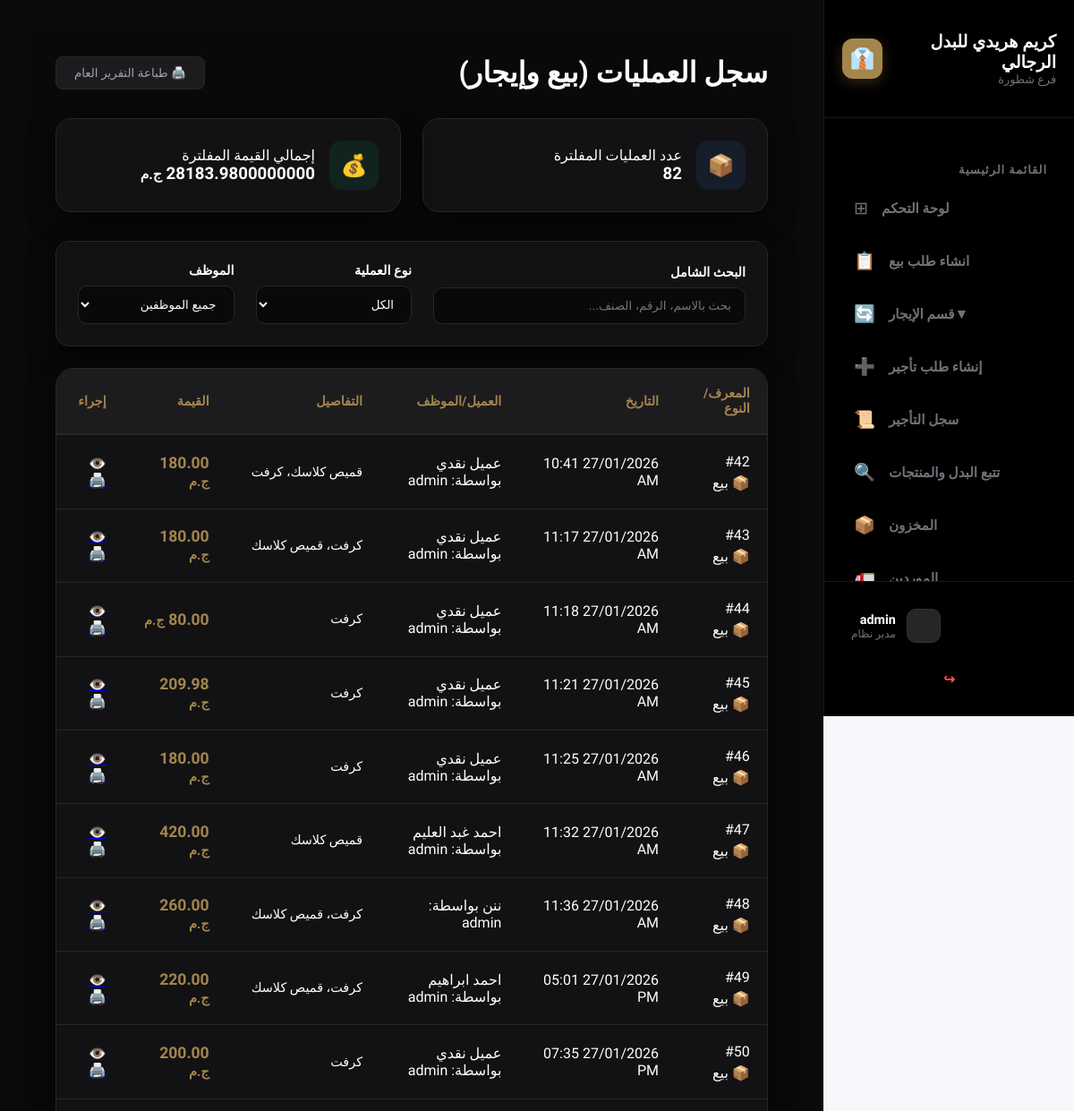
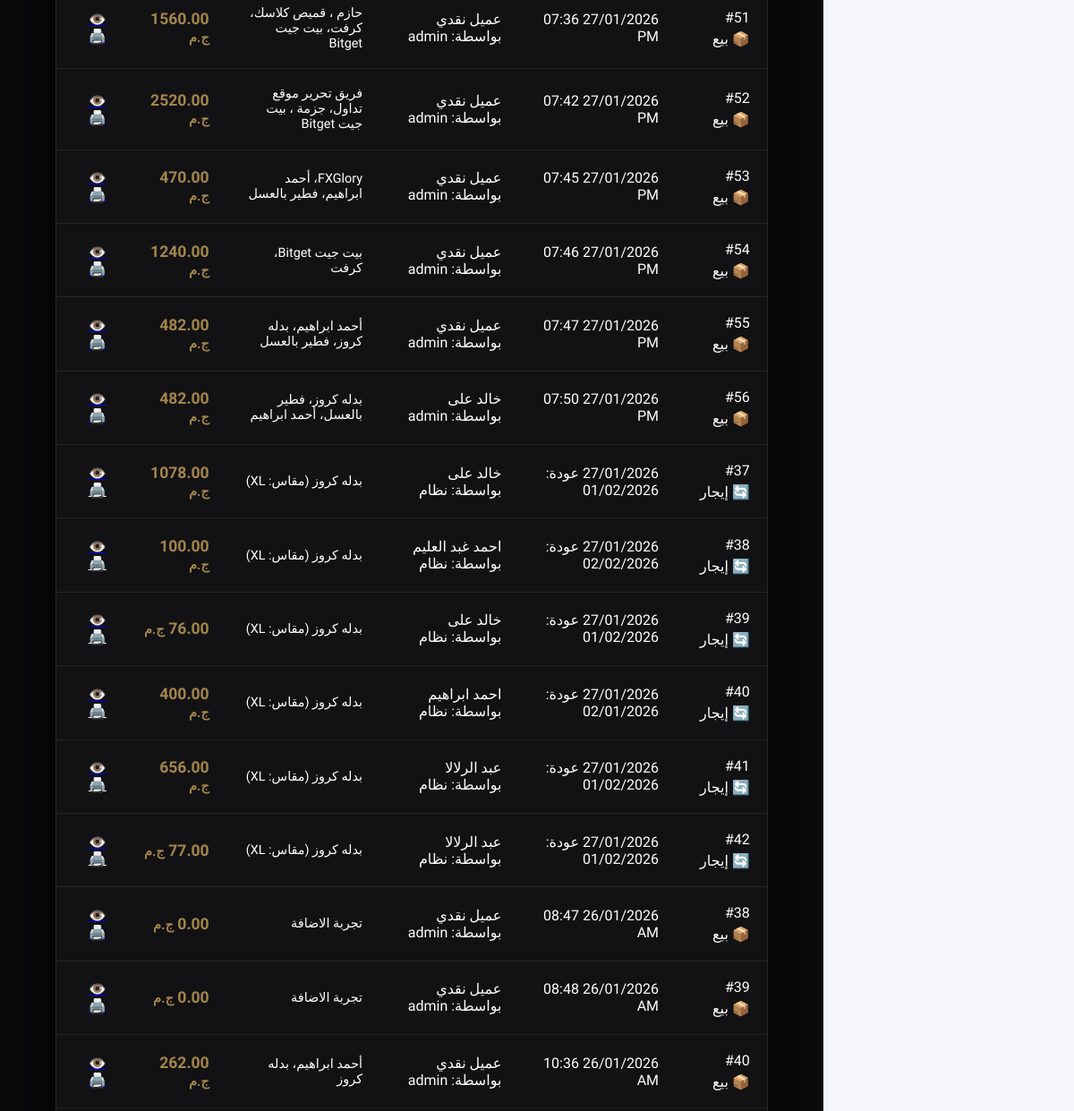
The page /pos/orders/ (signed in, upper part) on the database as committed earlier (2 pictures, top to bottom).
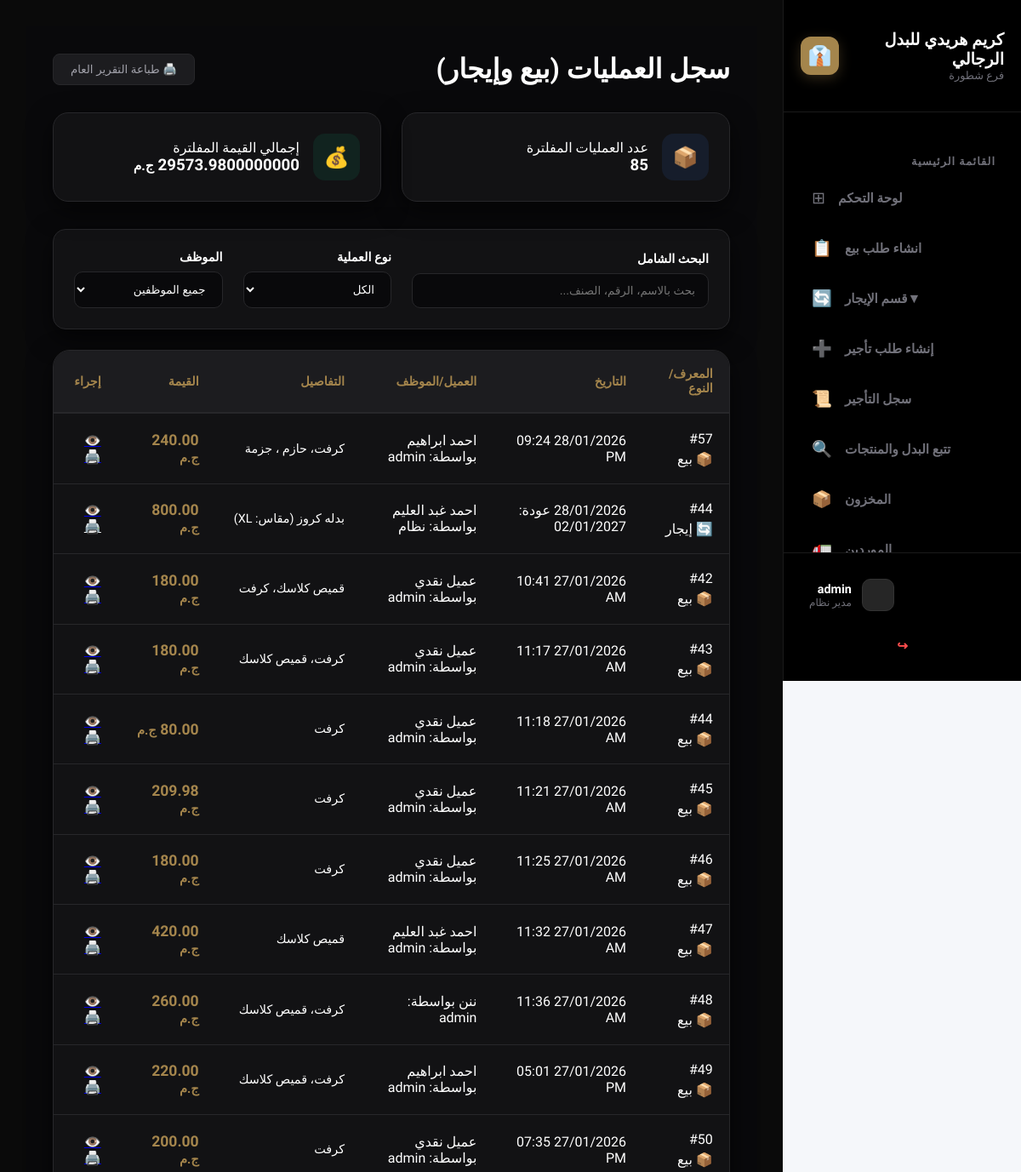
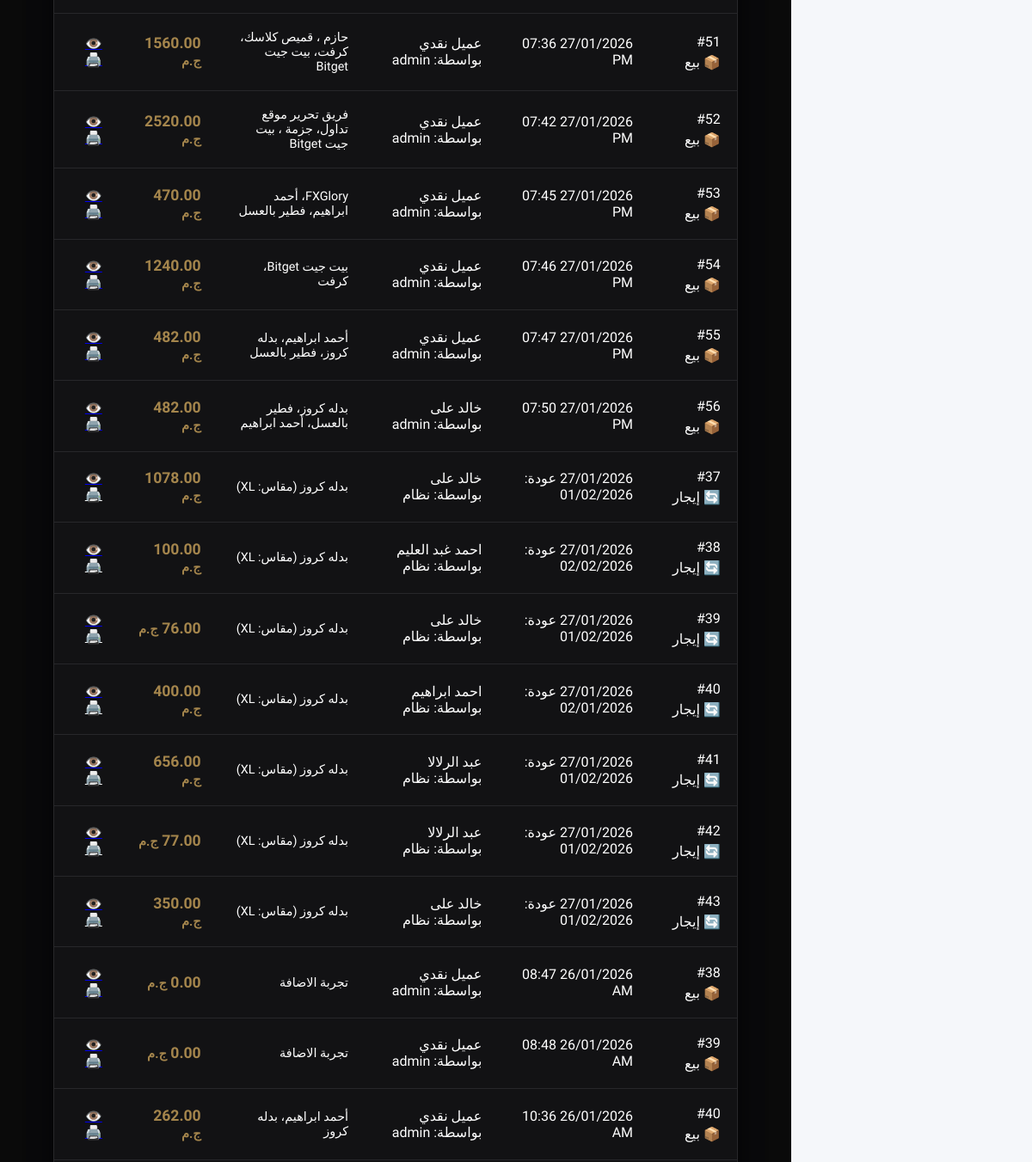
The same page on the database as committed later (2 pictures, top to bottom).
### pos/models.py (models this page shows, shortened)
class Order(models.Model):
    PAYMENT_CHOICES = (('cash', 'Cash'), ('visa', 'Visa'))
    user = models.ForeignKey(settings.AUTH_USER_MODEL, on_delete=models.CASCADE)
    customer = models.ForeignKey(Customer, on_delete=models.CASCADE, null=True, blank=True, verbose_name="العميل")
    payment_method = models.CharField(max_length=10, choices=PAYMENT_CHOICES)
    total_price = models.DecimalField(max_digits=10, decimal_places=2)
    created_at = models.DateTimeField(auto_now_add=True)
    status = models.ForeignKey(Status_order, on_delete=models.CASCADE, verbose_name="حالة الطلب", null=True, blank=True, default=1)

class OrderItem(models.Model):
    order = models.ForeignKey(Order, related_name='items', on_delete=models.CASCADE)
    product = models.ForeignKey(InventoryItem, on_delete=models.CASCADE, verbose_name="الصنف")
    price = models.DecimalField(max_digits=10, decimal_places=2, verbose_name="سعر البيع")
    quantity = models.DecimalField(max_digits=10, decimal_places=2, verbose_name="الكمية")
    rental_order = models.ForeignKey(RentalOrder, on_delete=models.CASCADE, null=True, blank=True, verbose_name="طلب إيجار")

class InventoryItem(models.Model):
    name = models.CharField(max_length=200, verbose_name="اسم الصنف")
    category = models.ForeignKey(IngredientCategory, on_delete=models.CASCADE, related_name='items', verbose_name="الفئة")
    size = models.ForeignKey(Size_choices, on_delete=models.CASCADE, verbose_name="الحجم")
    color = models.ForeignKey(Colors_choices, on_delete=models.CASCADE, verbose_name="اللون")
    quantity = models.PositiveIntegerField(verbose_name="الكمية الحالية")
    min_limit = models.PositiveIntegerField(verbose_name="حد الطلب (الحد الأدنى)")
    unit = models.ForeignKey(Unit_choices, on_delete=models.CASCADE, verbose_name="الوحدة")
    unit_cost = models.DecimalField(max_digits=10, decimal_places=2, verbose_name="سعر الوحدة")
    supply_cost = models.DecimalField(max_digits=10, decimal_places=2, verbose_name="تكلفة التوريد")
    profit = models.DecimalField(max_digits=10, decimal_places=2, verbose_name="الربح المتوقع")
    updated_at = models.DateTimeField(auto_now=True, verbose_name="آخر تحديث")
    Supplier = models.ForeignKey(Supplier, on_delete=models.CASCADE, verbose_name="المورد")
    is_rental = models.BooleanField(default=False, verbose_name="هل الصنف للإيجار؟")
    rental_code = models.CharField(max_length=20, unique=True, null=True, blank=True, editable=False, verbose_name="كود الصنف")

class Customer(models.Model):
    name = models.CharField(max_length=400, verbose_name="اسم العميل")
    mobil = models.CharField(max_length=15)
    address = models.CharField(max_length=1000, verbose_name="عنوان العميل")
    number_of_orders = models.PositiveIntegerField(default=0)

class RentalOrder(models.Model):
    customer = models.ForeignKey(
        Customer,
        on_delete=models.CASCADE,
        verbose_name="العميل"
    )
    item = models.ForeignKey(
        RentalItem,
        on_delete=models.CASCADE,
        verbose_name="البدلة"
    )
    rental_date = models.DateField(
        verbose_name="تاريخ الحجز / الخروج"
    )
    return_date = models.DateField(
        verbose_name="تاريخ العودة المتوقع"
    )
    size = models.ForeignKey(
        Size_choices,
        on_delete=models.CASCADE,
        verbose_name="المقاس"
    )
    pants_size = models.CharField(
        max_length=50,
        verbose_name="مقاس البنطلون"
    )
    color = models.ForeignKey(
        Colors_choices,
        on_delete=models.CASCADE,
        verbose_name="اللون"
    )
    actual_return_date = models.DateField(
        null=True,
        blank=True,
        verbose_name="تاريخ العودة الفعلي"
    )
    total_price = models.DecimalField(
        max_digits=10,
        decimal_places=2,
        verbose_name="قيمة الإيجار"
    )
    deposit_amount = models.DecimalField(
        max_digits=10,
        decimal_places=2,
        verbose_name="مبلغ التأمين"
    )
    status = models.ForeignKey(
        Rental_status_choices,
        on_delete=models.CASCADE,
        verbose_name="حالة البدلة",
        null=True,
        blank=True
    )
    notes = models.TextField(
        blank=True,
        null=True,
        verbose_name="ملاحظات (مقاسات، تعديلات)"
    )
    late_damage_penalty = models.DecimalField(
        max_digits=10,
        decimal_places=2,
        default=0,
        verbose_name="غرامة التأخير أو التلف",
        null=True,
        blank=True
    )

class RentalItem(models.Model):
    UID = models.CharField(max_length=50, unique=True, verbose_name="كود البدلة", editable=False)
    item = models.ForeignKey(InventoryItem, on_delete=models.CASCADE, verbose_name="البدلة", limit_choices_to={'is_rental': True})
    rental_count = models.PositiveIntegerField(default=0, verbose_name="عدد مرات الإيجار")
    profit = models.DecimalField(max_digits=10, decimal_places=2, default=0, verbose_name="الربح من الإيجار")
    status = models.ForeignKey(Rental_status_choices, on_delete=models.CASCADE, verbose_name="حالة البدلة", null=True, blank=True, default=1)

### accounts/models.py (models this page shows, shortened)
class Users(AbstractUser):
    ROLE_CHOICES = (
        ('manager', 'مدير'),
        ('employee', 'موظف'),
        ('designer', 'Designer'),
    )
    role = models.CharField(max_length=10, choices=ROLE_CHOICES, default='employee')
    job_title = models.CharField(max_length=100, blank=True, null=True)
    mobile = models.CharField(max_length=15)

### categories/models.py (models this page shows, shortened)
class Size_choices(models.Model):
    size = models.CharField (max_length=100, verbose_name="احجام المنتجات")

### pos/views.py (the view)
# urls.py: path('orders/', views.orders, name='orders'),
def orders(request):
    user = request.user
    staff_members = None
    sale_orders = Order.objects.all() if hasattr(user, 'role') and user.role == 'manager' else Order.objects.filter(user=user)
    sale_orders = sale_orders.annotate(order_type=Value('sale', output_field=CharField()))
    rental_orders = RentalOrder.objects.all().annotate(order_type=Value('rental', output_field=CharField()))
    all_orders = sorted(
        list(sale_orders) + list(rental_orders),
        key=lambda x: (
            x.created_at.date() if hasattr(x, 'created_at') else x.rental_date
        ),
        reverse=True
    )
    if hasattr(user, 'role') and user.role == 'manager':
        staff_members = User.objects.all()
    total_sales = (sale_orders.aggregate(Sum('total_price'))['total_price__sum'] or 0) + \
                  (rental_orders.aggregate(Sum('total_price'))['total_price__sum'] or 0)
    return render(request, 'pos/orders.html', {
        'orders': all_orders,
        'total_sales': total_sales,
        'staff_members': staff_members
    })

### accounts/context_processors.py (called while the page is built)
def notifications_processor(request):
    if request.user.is_authenticated:
        notifications = Notification.objects.filter(user=request.user, is_deleted=False).order_by('-created_at')[:10]
    else:
        notifications = []
    return {'notifications': notifications}

### templates/pos/orders.html (shortened to what the changed rows need)
{% extends 'base.html' %}
{% load static %}
{% block extra_css %}
<link rel="stylesheet" href="{% static 'css/orders.css' %}">
{% endblock %}
{% block content %}
<div class="orders-container">
    <header class="orders-header">
        <div style="display: flex; justify-content: space-between; align-items: center; margin-bottom: 2rem;">
            <h1 style="font-weight: 800; color: var(--text-dark);">سجل العمليات (بيع وإيجار)</h1>
        </div>
        <div class="stats-grid">
            <div class="stat-card">
                <div class="stat-info">
                    <p>عدد العمليات المفلترة</p>
                    <h3 id="orderCountDisplay">{{ orders|length }}</h3>
                </div>
            </div>
            <div class="stat-card">
                <div class="stat-info">
                    <p>إجمالي القيمة المفلترة</p>
                    <h3 id="filteredSalesDisplay">{{ total_sales|default:"0.00" }} <small>ج.م</small></h3>
                </div>
            </div>
        </div>
    </header>
    <div class="table-wrapper">
        <table class="orders-table" id="ordersTable">
            <thead>
                <tr>
                    <th>المعرف/النوع</th>
                    <th>التاريخ</th>
                    <th>العميل/الموظف</th>
                    <th>التفاصيل</th>
                    <th>القيمة</th>
                    <th>إجراء</th>
                </tr>
            </thead>
            <tbody id="ordersBody">
                {% for order in orders %}
                <tr class="order-row"
                    data-type="{{ order.order_type }}"
                    data-staff="{% if order.order_type == 'sale' %}{{ order.user.get_full_name|default:order.user.username }}{% else %}نظام التأجير{% endif %}">
                    <td>
                        <div style="display: flex; flex-direction: column; gap: 5px; align-items: flex-start;">
                            <span class="id-badge">#{{ order.id }}</span>
                            <span class="order-type-tag {% if order.order_type == 'sale' %}type-sale{% else %}type-rental{% endif %}">
                                {% if order.order_type == 'sale' %}📦 بيع{% else %}🔄 إيجار{% endif %}
                            </span>
                        </div>
                    </td>
                    <td>
                        <span class="order-date">
                            {% if order.order_type == 'sale' %}{{ order.created_at|date:"d/m/Y" }}{% else %}{{ order.rental_date|date:"d/m/Y" }}{% endif %}
                        </span>
                        <span class="order-time">
                            {% if order.order_type == 'sale' %}{{ order.created_at|date:"h:i A" }}{% else %}عودة: {{ order.return_date|date:"d/m/Y" }}{% endif %}
                        </span>
                    </td>
                    <td>
                        <span class="staff-name">{{ order.customer.name|default:"عميل نقدي" }}</span>
                        <span class="staff-role">بواسطة: {% if order.order_type == 'sale' %}{{ order.user.username }}{% else %}نظام{% endif %}</span>
                    </td>
                    <td>
                        <div style="font-size: 0.9rem; color: var(--text-muted); max-width: 250px;">
                            {% if order.order_type == 'sale' %}
                                {% for item in order.items.all %}{{ item.product.name }}{% if not forloop.last %}، {% endif %}{% endfor %}
                            {% else %}
                                {{ order.item.item.name }} (مقاس: {{ order.size.size }})
                            {% endif %}
                        </div>
                    </td>
                    <td style="font-weight: 800; font-size: 1.1rem; color: var(--primary-gold);">
                        <span class="price-val">{{ order.total_price }}</span> <small>ج.م</small>
                    </td>
                    <td>
                        <div class="btn-group">
                            {% if order.order_type == 'sale' %}
                                <a href="{% url 'order_detail' order.id %}" class="action-btn view" title="معاينة">👁️</a>
                                <a href="{% url 'print_invoice' order.id %}" target="_blank" class="action-btn print" title="طباعة">🖨️</a>
                            {% else %}
                                <a href="#" class="action-btn view" title="معاينة">👁️</a>
                                <a href="{% url 'print_rental_contract' order.id %}" target="_blank" class="action-btn print" style="color: var(--warning-orange);" title="طباعة">🖨️</a>
                            {% endif %}
                        </div>
                    </td>
                </tr>
                {% endfor %}
            </tbody>        </table>
    </div>
</div>
{% endblock %}

Rows that differ between the two databases and show on the page:
added Order: id "57", shows "📦 بيع", created_at "28/01/2026", created_at "09:24 PM", customer.name "احمد ابراهيم", user.username "admin", total_price "240.00"
added OrderItem: product.name "كرفت", shown under "57"
added OrderItem: product.name "حازم", shown under "57"
added OrderItem: product.name "جزمة", shown under "57"
added RentalOrder: id "44", shows "🔄 إيجار", return_date "02/01/2027", customer.name "احمد غبد العليم", shows "نظام", item.item.name "بدله كروز", size.size "XL", total_price "800.00"
added RentalOrder: id "43", shows "🔄 إيجار", return_date "01/02/2026", customer.name "خالد على", shows "نظام", item.item.name "بدله كروز", size.size "XL", total_price "350.00"
Other text that changed with them:
{{ orders|length }}: "82" → "85"
{{ total_sales|default:"0.00" }}: "28183.9800000000" → "29573.9800000000"
